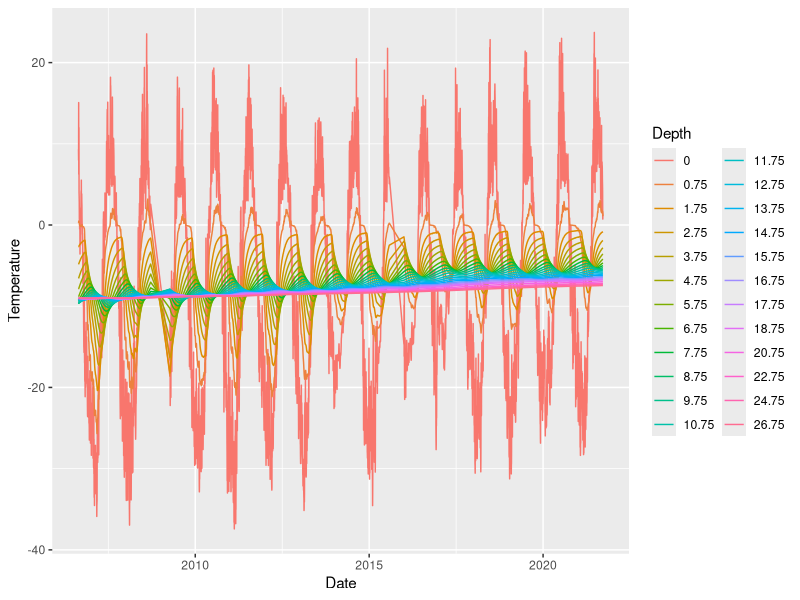
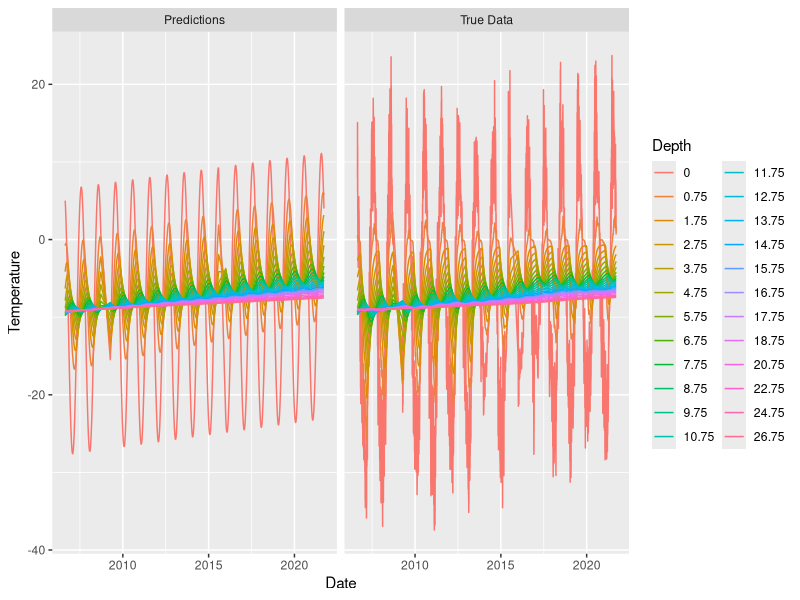
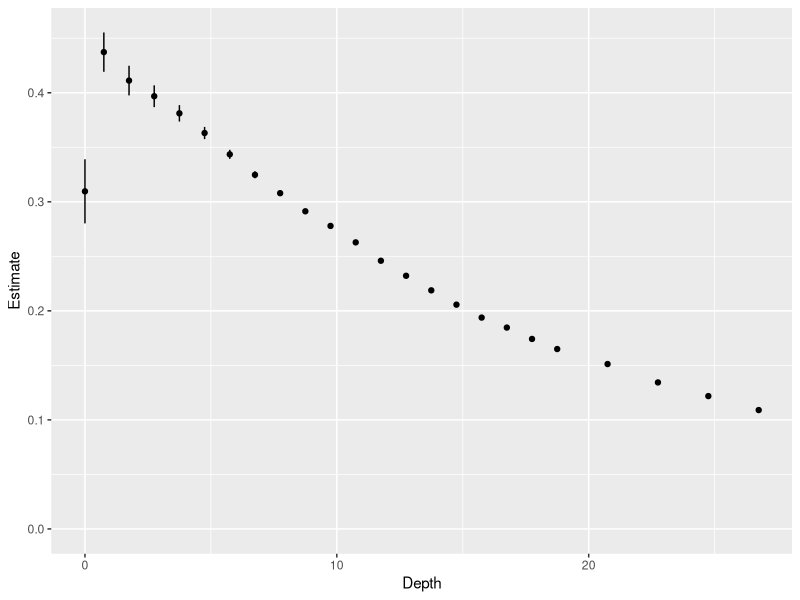
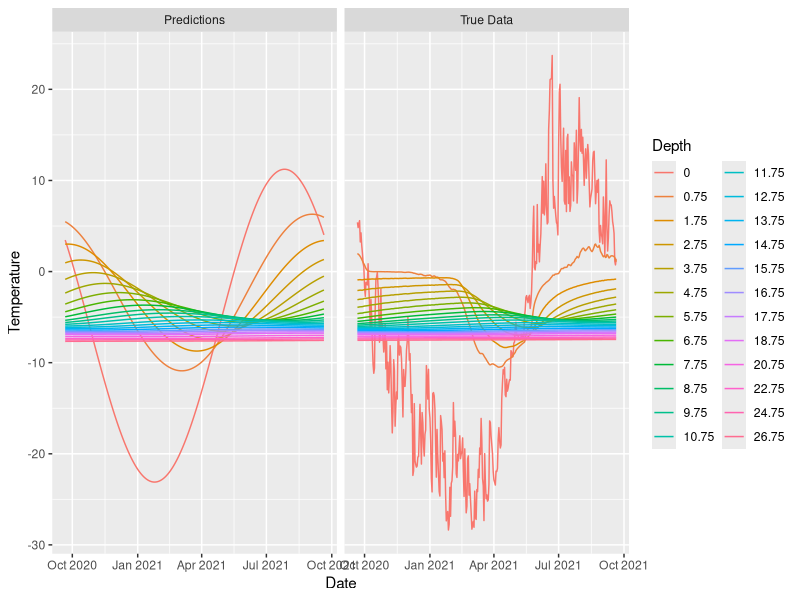

Write R code to recreate these figures, in order.
## ---- chunk 1
library(tidyverse)
## ---- chunk 2
library(knitr)
## ---- chunk 3
samoylov = read_csv(file = "borehole_Samoylov_byday.csv", col_names = TRUE) %>% 
  rename(Date = Date.Depth)
samoylov_long = samoylov %>% 
  gather("Depth", "Temperature", -Date) %>% 
  mutate(Depth = as.numeric(substr(Depth, 2, nchar(Depth))))
ggplot(samoylov_long) +
  aes(x = Date, y = Temperature, col = as.factor(Depth)) +
  geom_line() +
  guides(color = guide_legend(title = "Depth"))
## ---- chunk 4
origin = as.Date("24-08-2006", format = "%d-%m-%Y")
samoylov = samoylov %>% 
  mutate(day_elapsed = as.numeric(Date) - as.numeric(origin)) %>% 
  drop_na()
## ---- chunk 5
samoylov = samoylov %>% 
  mutate(cos = cos(2 * pi * day_elapsed / 365),
         sin = sin(2 * pi * day_elapsed / 365))
depths = samoylov %>% select(starts_with("X")) %>% names()

models = map_dfr(depths, function(depth) {
  outcome = pull(samoylov[,depth])
  model = lm(outcome ~ day_elapsed + cos + sin, data = samoylov)
  summ = summary(model)
  coefs = summ$coefficients["day_elapsed",] %>% t() %>% as_tibble()
  bind_cols(tibble(Depth = as.numeric(substr(depth, 2, nchar(depth))), 
                   Model = list(model)), 
            `Adj. R2` = summ$adj.r.squared, 
            coefs)
})

models %>% 
  select(Depth, `Adj. R2`) %>% 
  kable(digits = 3)
## ---- chunk 6
predictions = models %>% 
  mutate(Predictions = map(Model, 
                           ~ tibble(Date = samoylov$Date, 
                                    Temperature = predict(.)))) %>% 
  select(Depth, Predictions) %>% 
  unnest(cols = c("Predictions"))

df = bind_rows(samoylov_long %>% mutate(Origin = "True Data"),
               predictions %>% mutate(Origin = "Predictions"))

ggplot(df) +
  aes(x = Date, y = Temperature, col = as.factor(Depth)) +
  geom_line() +
  facet_wrap(~ Origin, nrow = 1) +
  guides(color = guide_legend(title = "Depth"))
## ---- chunk 7
models_yearly = models %>% 
  mutate(Estimate = 365 * Estimate, 
         `Std. Error` = 365 * `Std. Error`,
         `Lower CI` = Estimate - 1.96 * `Std. Error`,
         `Upper CI` = Estimate + 1.96 * `Std. Error`)

ggplot(models_yearly) +
  aes(x = Depth, y = Estimate, ymin = `Lower CI`, ymax = `Upper CI`) +
  geom_linerange() +
  geom_point() +
  coord_cartesian(ylim = c(0, NA))
## ---- chunk 8
samoylov_truncated = samoylov %>% 
  filter(Date <= max(Date) - 365)
samoylov_last_year = samoylov %>% 
  filter(Date > max(Date) - 365)
samoylov_last_year_long = samoylov_last_year %>% 
  gather("Depth", "Temperature", -Date, -day_elapsed, -cos, -sin) %>% 
  mutate(Depth = as.numeric(substr(Depth, 2, nchar(Depth))))

models = map_dfr(depths, function(depth) {
  outcome = pull(samoylov_truncated[,depth])
  model = lm(outcome ~ day_elapsed + cos + sin, data = samoylov_truncated)
  summ = summary(model)
  coefs = summ$coefficients["day_elapsed",] %>% t() %>% as_tibble()
  bind_cols(tibble(Depth = as.numeric(substr(depth, 2, nchar(depth))), 
                   Model = list(model)), 
            R2 = summ$r.squared, 
            coefs)
})

predictions = models %>% 
  mutate(Predictions = map(Model, 
    ~ tibble(Date = samoylov_last_year$Date, 
             Temperature = predict(., newdata = samoylov_last_year)))) %>% 
  select(Depth, Predictions) %>% 
  unnest(cols = c("Predictions"))

df = bind_rows(samoylov_last_year_long %>% mutate(Origin = "True Data"),
               predictions %>% mutate(Origin = "Predictions"))

ggplot(df) +
  aes(x = Date, y = Temperature, col = as.factor(Depth)) +
  geom_line() +
  facet_wrap(~ Origin, nrow = 1) +
  guides(color = guide_legend(title = "Depth"))
## ---- chunk 9
df %>% 
  select(Date, Depth, Origin, Temperature) %>% 
  spread(Origin, Temperature) %>% 
  group_by(Depth) %>% 
  summarise(MSE = mean((Predictions - `True Data`)^2)) %>% 
  kable(digits = 3)
